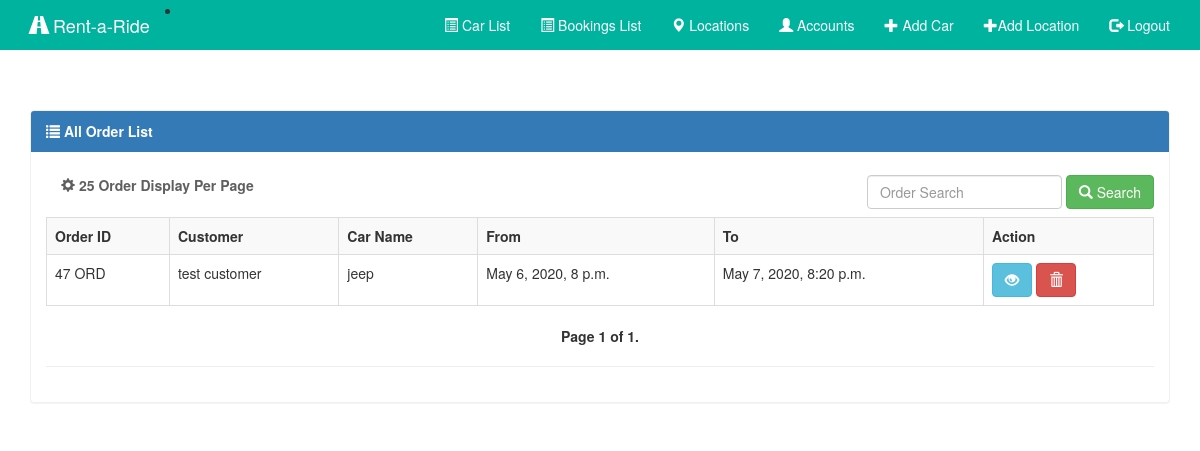
/listOrder/, run on the app's committed database.
### system/models.py (models this page shows, shortened)
class Booking(models.Model):
    customer = models.ForeignKey(User, on_delete=models.CASCADE)
    vehicle = models.ForeignKey(Car, on_delete=models.CASCADE, related_name='vehicle')
    depot = models.ForeignKey(Location, on_delete=models.CASCADE, related_name='depot')
    start_time = models.DateTimeField(null=True)
    end_time = models.DateTimeField(null=True)
    status = models.CharField(max_length=50)
    user_tran = models.IntegerField(default=0)
    hours = models.IntegerField(default=0)
    objects = BookingManager()

class Car(models.Model):
    image = models.ImageField(upload_to=uploaded_location, null=True, blank=True)
    make = models.CharField(max_length=100)
    car_type = models.CharField(max_length=50, choices=CAR_TYPE)
    year = models.CharField(max_length=50)
    reg_tag = models.CharField(max_length=100)
    cur_milage = models.IntegerField()
    last_serv = models.IntegerField()
    cost_opt = models.CharField(max_length=50, choices=COST_OPT)
    cost = models.IntegerField(default=0)
    depot = models.ForeignKey(Location, on_delete=models.PROTECT, related_name='vehicle')
    zipcode = models.CharField(max_length=50)
    late_fee = models.IntegerField(default=0)
    booking_status = models.CharField(max_length=50, default='available')
    subscription_charge = models.IntegerField(default=0)
    class vehicle(models.TextChoices):
        Good = 'Good'
        Need_cleaning = 'Need Cleaning'
        Need_maintenance = 'Needs Maintenance'
    vehicle_cond = models.CharField(max_length=100, choices=vehicle.choices)
    objects = CarManager()
    def __str__(self):
        return self.make

### system/views.py (the view)
# urls.py: url(r'^listOrder/$', order_list, name = "order_list"),
def order_list(request):
    order = Booking.objects.all()
    query = request.GET.get('q')
    if query:
        order = order.filter(
            Q(customer__icontains=query)|
            Q(vehicle__icontains=query)
        )
    paginator = Paginator(order, 4)  # Show 15 contacts per page
    page = request.GET.get('page')
    try:
        order = paginator.page(page)
    except PageNotAnInteger:
        order = paginator.page(1)
    except EmptyPage:
        order = paginator.page(paginator.num_pages)
    context = {
        'order': order,
    }
    print(order)
    return render(request, 'admin/order_list.html', context)

### system/manager.py (called while the page is built)
    def get_queryset(self):
        return BookingQuerySet(self.model, using=self._db)

### templates/admin/order_list.html (shortened to what this page needs)
{% extends 'admin/base_admin.html' %}
{% block body %}
<div class='container table-responsive'>
<div class="panel panel-primary">
  <div class="panel-heading"><strong><span class="glyphicon glyphicon-list"></span> All Order List</strong> </div>
    <div class="panel-body">
    <strong class="navbar-form navbar-left" style="color: #5f5f5f;"><span class="glyphicon glyphicon-cog"></span> 25 Order Display Per Page </strong>
    {% block search_box %}
      <form method="GET" class="navbar-form navbar-right" role="search">
        <div class="form-group">
          <input type="text" class="form-control" placeholder="Order Search" value="{{request.GET.q}}" name="q">
        </div>
        <button type="submit" class="btn btn-success"><span class="glyphicon glyphicon-search"></span> Search</button>
      </form>
      {% endblock %}
  <table class="table table-bordered table-striped table-hover">
   <tr>
     <td><strong>Order ID</strong></td>
   <td><strong>Customer</strong></td>
    <td><strong>Car Name</strong></td>
    <td><strong>From</strong></td>
    <td><strong>To</strong></td>
    <td><strong>Action</strong></td>
  </tr>
      {% for ob in order %}
    <tr>
    <td>{{ob.id}} ORD</td>
    <td>{{ob.customer}} customer</td>
    <td>{{ob.vehicle}}</td>
    <td>{{ob.start_time}}</td>
    <td>{{ob.end_time}}</td>
    <td>
         <a href="{% url 'booking_detail' ob.id %}"><button type="button" class="btn btn-info"><span class="glyphicon glyphicon-eye-open"></span></button></a>
         <a href="{% url 'delete_booking' ob.id %}"><button type="button" class="btn btn-danger"><span class="glyphicon glyphicon-trash"></span></button></a>
    </td>
</tr>
    {% endfor %}
  </table>
<nav>
  <ul class="pager">
      <li class="previous">
         <strong> Page {{ order.number }} of {{ order.paginator.num_pages }}.</strong>
    </li>
  </ul>
</nav>
    <hr>
    </div>
    </div>
{% endblock %}

### static/css/style.css (style rules this page uses)
.panel { margin-top:25px; }
.panel-primary { border-color: #f1f1f1 !important; }

### data on the page
Booking: id "47", customer "test", vehicle "jeep", start_time "May 6, 2020, 8 p.m.", end_time "May 7, 2020, 8:20 p.m."

### other printed values
{{ order.number }} "1"
{{ order.paginator.num_pages }} "1"
